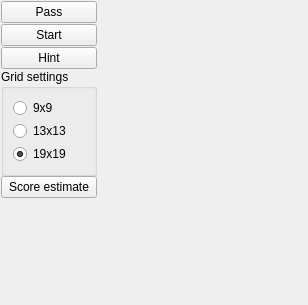
<?xml version="1.0" encoding="UTF-8"?>
<ui version="4.0">
 <class>GameSettings</class>
 <widget class="QWidget" name="GameSettings">
  <property name="geometry">
   <rect>
    <x>0</x>
    <y>0</y>
    <width>308</width>
    <height>305</height>
   </rect>
  </property>
  <property name="sizePolicy">
   <sizepolicy hsizetype="Minimum" vsizetype="MinimumExpanding">
    <horstretch>0</horstretch>
    <verstretch>0</verstretch>
   </sizepolicy>
  </property>
  <property name="windowTitle">
   <string>Form</string>
  </property>
  <layout class="QGridLayout" name="gridLayout_4">
   <property name="leftMargin">
    <number>1</number>
   </property>
   <property name="topMargin">
    <number>1</number>
   </property>
   <property name="rightMargin">
    <number>1</number>
   </property>
   <property name="bottomMargin">
    <number>1</number>
   </property>
   <property name="spacing">
    <number>1</number>
   </property>
   <item row="0" column="0">
    <layout class="QGridLayout" name="gridLayout">
     <property name="spacing">
      <number>0</number>
     </property>
     <item row="9" column="0">
      <spacer name="verticalSpacer_2">
       <property name="orientation">
        <enum>Qt::Vertical</enum>
       </property>
       <property name="sizeHint" stdset="0">
        <size>
         <width>20</width>
         <height>40</height>
        </size>
       </property>
      </spacer>
     </item>
     <item row="1" column="0">
      <layout class="QGridLayout" name="gridLayout_3">
       <property name="horizontalSpacing">
        <number>0</number>
       </property>
       <property name="verticalSpacing">
        <number>1</number>
       </property>
       <item row="2" column="0">
        <widget class="QPushButton" name="launchButton">
         <property name="text">
          <string>Start</string>
         </property>
        </widget>
       </item>
       <item row="0" column="0">
        <widget class="QPushButton" name="passButton">
         <property name="text">
          <string>Pass</string>
         </property>
         <property name="flat">
          <bool>false</bool>
         </property>
        </widget>
       </item>
       <item row="3" column="0">
        <widget class="QPushButton" name="hintButton">
         <property name="text">
          <string>Hint</string>
         </property>
        </widget>
       </item>
      </layout>
     </item>
     <item row="2" column="2">
      <spacer name="horizontalSpacer">
       <property name="orientation">
        <enum>Qt::Horizontal</enum>
       </property>
       <property name="sizeHint" stdset="0">
        <size>
         <width>40</width>
         <height>0</height>
        </size>
       </property>
      </spacer>
     </item>
     <item row="5" column="0">
      <layout class="QVBoxLayout" name="playersLayout">
       <property name="spacing">
        <number>0</number>
       </property>
      </layout>
     </item>
     <item row="0" column="0">
      <widget class="QWidget" name="roundInfoWidget" native="true"/>
     </item>
     <item row="7" column="0">
      <widget class="QGroupBox" name="tableSizeGroupBox">
       <property name="title">
        <string>Grid settings</string>
       </property>
       <layout class="QVBoxLayout" name="verticalLayout">
        <property name="spacing">
         <number>3</number>
        </property>
        <item>
         <widget class="QRadioButton" name="button9x9">
          <property name="text">
           <string>9x9</string>
          </property>
          <attribute name="buttonGroup">
           <string notr="true">buttonGroup</string>
          </attribute>
         </widget>
        </item>
        <item>
         <widget class="QRadioButton" name="button13x13">
          <property name="text">
           <string>13x13</string>
          </property>
          <attribute name="buttonGroup">
           <string notr="true">buttonGroup</string>
          </attribute>
         </widget>
        </item>
        <item>
         <widget class="QRadioButton" name="button19x19">
          <property name="text">
           <string>19x19</string>
          </property>
          <property name="checked">
           <bool>true</bool>
          </property>
          <attribute name="buttonGroup">
           <string notr="true">buttonGroup</string>
          </attribute>
         </widget>
        </item>
       </layout>
      </widget>
     </item>
     <item row="8" column="0">
      <widget class="QPushButton" name="scoreEstimateButton">
       <property name="text">
        <string>Score estimate</string>
       </property>
      </widget>
     </item>
    </layout>
   </item>
   <item row="1" column="0">
    <spacer name="verticalSpacer">
     <property name="orientation">
      <enum>Qt::Vertical</enum>
     </property>
     <property name="sizeType">
      <enum>QSizePolicy::Preferred</enum>
     </property>
     <property name="sizeHint" stdset="0">
      <size>
       <width>0</width>
       <height>0</height>
      </size>
     </property>
    </spacer>
   </item>
  </layout>
 </widget>
 <resources/>
 <connections/>
 <buttongroups>
  <buttongroup name="buttonGroup"/>
 </buttongroups>
</ui>
